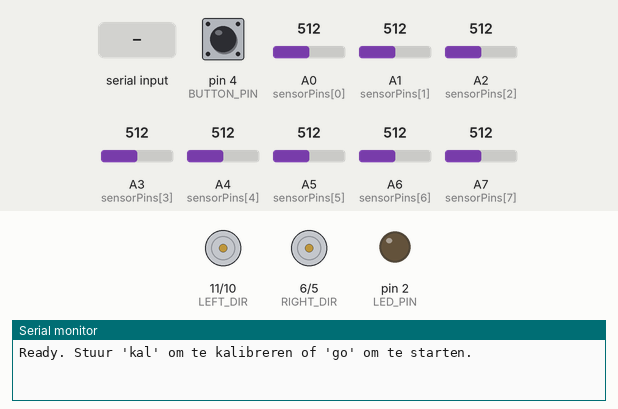
This sketch was run on a simulated Arduino Nano, built with avr-gcc and run on an emulated ATmega328P. Parts: direction and speed pins drawn as motors (green arrow = direction pin HIGH = forward, orange = LOW = backward, longer = more drive), output pins drawn as LEDs (lit = HIGH), the last lines printed to the serial monitor. Dashed ring = blinking. Inputs (shaded band) come from the test bench; at power-on: A1 (sensorPins[1]) = 512, pin 4 (BUTTON_PIN) HIGH, A0 (sensorPins[0]) = 512, A2 (sensorPins[2]) = 512, A3 (sensorPins[3]) = 512, A4 (sensorPins[4]) = 512, A5 (sensorPins[5]) = 512, A6 (sensorPins[6]) = 512, A7 (sensorPins[7]) = 512.

Above: at 1.2 s.
1.3 s: "kal\n" received over Serial
At 1.45 s:
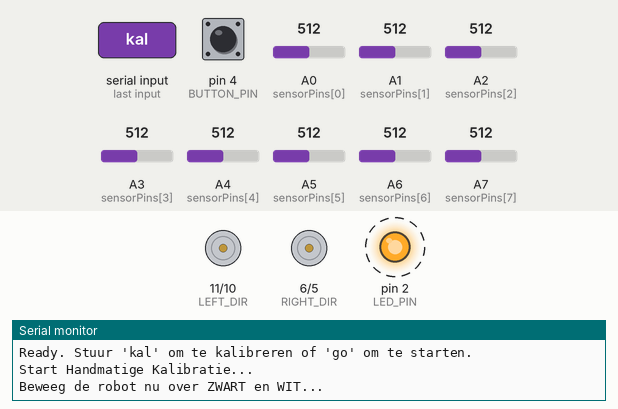
4.3 s: "go\n" received over Serial
7.3 s: A1 (sensorPins[1]) set to 716
At 10.1 s:
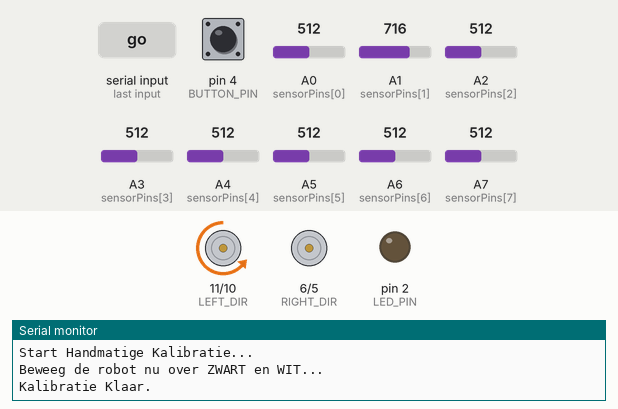
10.3 s: A1 (sensorPins[1]) set to 306
At 11.6 s:
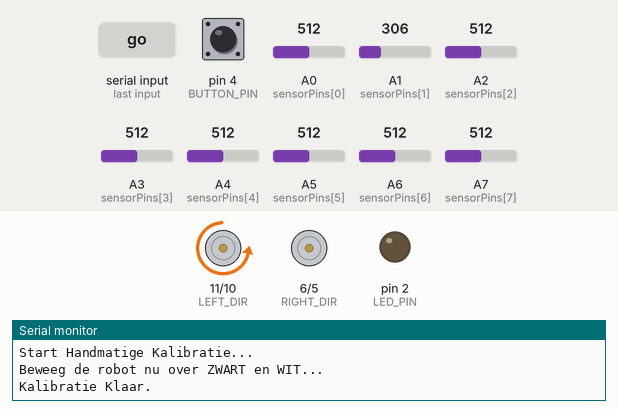
Timing chart, 0 to 12.8 s (numbered marks = the images above; inputs shaded):
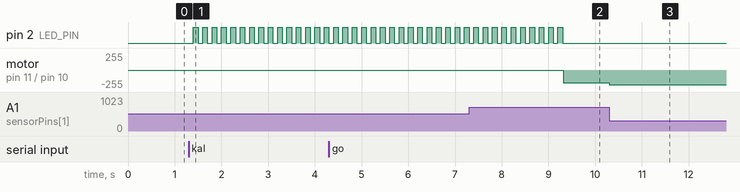

The sketch:

codetestnieuw.ino
```cpp
// Improved version with separated PWM/direction outputs and time-compensated PID

#include <Arduino.h>
#include <string.h>
#include <stdlib.h>

// =========================================================
// 1. PIN DEFINITIES
// =========================================================

const int LED_PIN = 2;
const int BUTTON_PIN = 4;

// Motor pinnen (PWM + DIR)
const int LEFT_PWM = 10;
const int LEFT_DIR = 11;
const int RIGHT_PWM = 5;
const int RIGHT_DIR = 6;

// Sensoren
const int sensorPins[8] = {A0, A1, A2, A3, A4, A5, A6, A7};
const uint8_t SensorCount = 8;

// =========================================================
// 2. VARIABELEN & PARAMETERS
// =========================================================

struct param_t {
  unsigned long cycleTime;
  int black[8];
  int white[8];
  int power;
  float kp;
  float ki;
  float kd;
} params;

// Globale variabelen
int normalised[8];
float iTerm = 0;
float lastErr = 0;
unsigned long previousMicros = 0;

bool isRunning = false;
bool requestCalib = false;

// Bluetooth Buffer
char cmdBuf[32];
uint8_t cmdLen = 0;

// Knop timing
unsigned long buttonPressStart = 0;
const long LONG_PRESS_MS = 1500;

// =========================================================
// 3. FUNCTIES: MOTOREN & KALIBRATIE
// =========================================================

void stopMotors() {
  // Originele motorstopping: beide PWM op 0 / LOW
  analogWrite(LEFT_PWM, 0);
  digitalWrite(LEFT_DIR, LOW);
  analogWrite(RIGHT_PWM, 0);
  digitalWrite(RIGHT_DIR, LOW);
}

void setMotors(int leftSpeed, int rightSpeed) {
  leftSpeed = constrain(leftSpeed, -255, 255);
  rightSpeed = constrain(rightSpeed, -255, 255);

  // Originele gedrag (zoals in je eerste versie): PWM op één pin,
  // de andere pin LOW voor die richting.
  // LEFT
  if (leftSpeed >= 0) {
    analogWrite(LEFT_PWM, leftSpeed);
    digitalWrite(LEFT_DIR, LOW);
  } else {
    digitalWrite(LEFT_PWM, LOW);
    analogWrite(LEFT_DIR, -leftSpeed);
  }

  // RIGHT
  if (rightSpeed >= 0) {
    analogWrite(RIGHT_PWM, rightSpeed);
    digitalWrite(RIGHT_DIR, LOW);
  } else {
    digitalWrite(RIGHT_PWM, LOW);
    analogWrite(RIGHT_DIR, -rightSpeed);
  }
}

void autoCalibrate(unsigned long ms) {
  stopMotors();
  Serial.println("Start Handmatige Kalibratie...");
  Serial.println("Beweeg de robot nu over ZWART en WIT...");

  for (int i = 0; i < SensorCount; i++) {
    params.black[i] = 0;
    params.white[i] = 1023;
  }

  unsigned long t0 = millis();

  while (millis() - t0 < ms) {
    if ((millis() / 100) % 2 == 0) digitalWrite(LED_PIN, HIGH);
    else digitalWrite(LED_PIN, LOW);

    for (int i = 0; i < SensorCount; i++) {
      int raw = analogRead(sensorPins[i]);
      if (raw > params.black[i]) params.black[i] = raw;
      if (raw < params.white[i]) params.white[i] = raw;
    }
  }

  digitalWrite(LED_PIN, LOW);
  Serial.println("Kalibratie Klaar.");
}

// =========================================================
// 4. SETUP
// =========================================================

void setDefaultParams() {
  params.cycleTime = 2500;
  params.power = 70;
  params.kp = 5.0;
  params.ki = 0.0;
  params.kd = 0.0;

  for (int i = 0; i < 8; i++) {
    params.black[i] = 800;
    params.white[i] = 100;
  }
}

void setup() {
  Serial.begin(9600);

  pinMode(LEFT_PWM, OUTPUT);
  pinMode(LEFT_DIR, OUTPUT);
  pinMode(RIGHT_PWM, OUTPUT);
  pinMode(RIGHT_DIR, OUTPUT);

  pinMode(LED_PIN, OUTPUT);
  pinMode(BUTTON_PIN, INPUT_PULLUP);

  setDefaultParams();
  stopMotors();
  Serial.println("Ready. Stuur 'kal' om te kalibreren of 'go' om te starten.");
}

// =========================================================
// 5. COMMANDO'S
// =========================================================

void handleCommand(const char* cmd) {
  if (strcmp(cmd, "kal") == 0) {
    requestCalib = true;
    isRunning = false;
  }
  else if (strcmp(cmd, "go") == 0) isRunning = true;
  else if (strcmp(cmd, "stop") == 0) { isRunning = false; stopMotors(); }
  else if (strncmp(cmd, "kp=", 3) == 0) params.kp = atof(cmd+3);
  else if (strncmp(cmd, "ki=", 3) == 0) params.ki = atof(cmd+3);
  else if (strncmp(cmd, "kd=", 3) == 0) params.kd = atof(cmd+3);
  else if (strncmp(cmd, "bs=", 3) == 0) params.power = constrain(atoi(cmd+3), 0, 255);
}

void pollInputs() {
  while (Serial.available()) {
    char c = Serial.read();
    if (c == '\r' || c == '\n') {
      if (cmdLen > 0) {
        cmdBuf[cmdLen] = '\0';
        handleCommand(cmdBuf);
        cmdLen = 0;
      }
    } else if (cmdLen < sizeof(cmdBuf) - 1) cmdBuf[cmdLen++] = c;
  }

  int state = digitalRead(BUTTON_PIN);
  if (state == LOW) {
    if (buttonPressStart == 0) buttonPressStart = millis();
    if (millis() - buttonPressStart > LONG_PRESS_MS && isRunning) {
      isRunning = false; stopMotors();
    }
  } else {
    if (buttonPressStart > 0) {
      long duration = millis() - buttonPressStart;
      if (duration > 50 && duration < LONG_PRESS_MS) {
        if (!isRunning) isRunning = true;
        else { isRunning = false; stopMotors(); }
      }
      buttonPressStart = 0;
    }
  }
}

// =========================================================
// 6. MAIN LOOP met tijd-gecompenseerde PID
// =========================================================

void loop() {
  pollInputs();

  if (requestCalib) {
    autoCalibrate(8000);
    requestCalib = false;
  }

  if (!isRunning) {
    stopMotors();
    iTerm = 0;
    lastErr = 0;
    return;
  }

  unsigned long currentMicros = micros();

  if (currentMicros - previousMicros >= params.cycleTime) {
    unsigned long dtMicros = currentMicros - previousMicros;
    previousMicros = currentMicros;

    float dt = dtMicros / 1e6;

    // A. Sensoren lezen en normaliseren
    for (int i = 0; i < SensorCount; i++) {
      int raw = analogRead(sensorPins[i]);
      int val = map(raw, params.white[i], params.black[i], 1000, 0);
      normalised[i] = constrain(val, 0, 1000);
    }

    // B. Positie
    float position = 0;
    int index = 0;

    for (int i = 1; i < 8; i++) {
      if (normalised[i] < normalised[index]) index = i;
    }

    if (index == 0) position = -30;
    else if (index == 7) position = 30;
    else {
      int s_nul = normalised[index];
      int s_min = normalised[index-1];
      int s_plus = normalised[index+1];

      float b = (float)(s_plus - s_min) / 2.0;
      float a = (float)s_plus - b - s_nul;

      if (abs(a) < 0.1) position = index;
      else {
        position = -b / (2 * a);
        position += index;
      }

      position -= 3.5;
      position *= 9.525;
    }

    // C. PID met tijdscompensatie
    float error = -position;

    float P = params.kp * error;

    iTerm += params.ki * error * dt;
    iTerm = constrain(iTerm, -510, 510);

    float D = params.kd * ((error - lastErr) / dt);

    float output = P + iTerm + D;
    output = constrain(output, -510, 510);

    lastErr = error;

    int base = params.power;
    int leftSpeed = base + output;
    int rightSpeed = base - output;

    setMotors(leftSpeed, rightSpeed);
  }
}
```

Measured:
- after the input at 1.3 s, pin 2 (LED_PIN): alternates HIGH for 0.10 s and LOW for 0.10 s, starting after 0.10 s
- after the input at 7.3 s, motor on pin 11 (LEFT_DIR) / pin 10 (LEFT_PWM): stopped → backward 189/255 after 2.0 s
- after the input at 10.3 s, motor on pin 11 (LEFT_DIR) / pin 10 (LEFT_PWM): backward 189/255 → backward 220/255 at once
